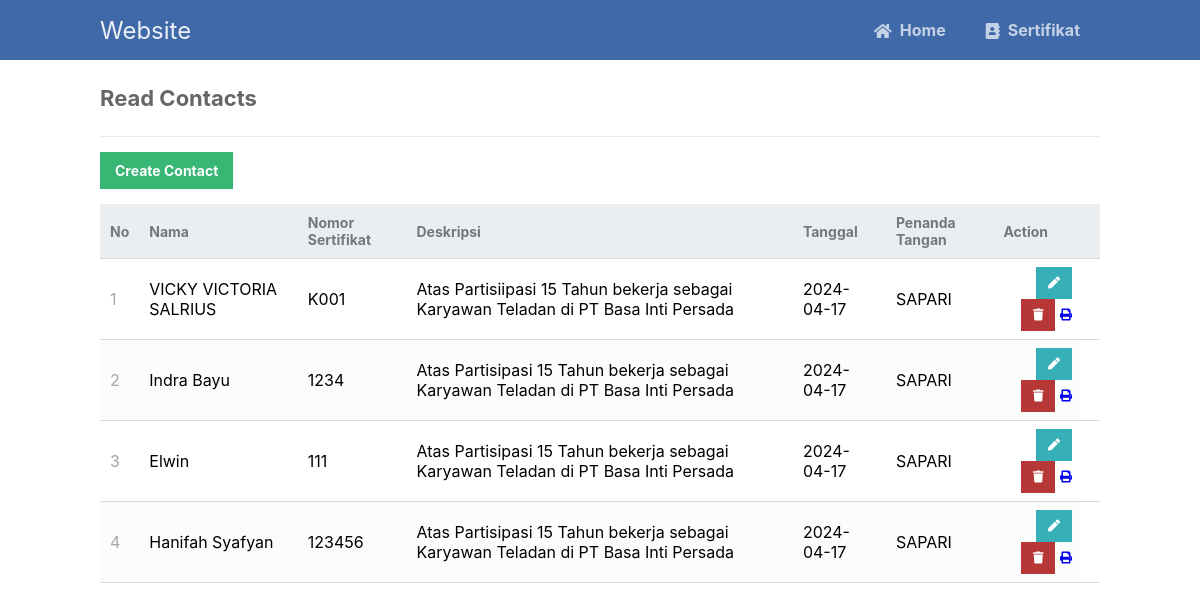
The app's page /read.php with its own data.
### tables this page shows
CREATE TABLE `karyawan` (
  `id` int(10) NOT NULL,
  `nama` varchar(100) NOT NULL,
  `no_sertifikat` varchar(100) NOT NULL,
  `deskripsi` varchar(250) NOT NULL,
  `tanggal` date NOT NULL,
  `ttd` varchar(100) NOT NULL
);

### read.php (the view, shortened to what this page needs)
<?php
include 'functions.php';
$pdo = pdo_connect_mysql();
$page = isset($_GET['page']) && is_numeric($_GET['page']) ? (int)$_GET['page'] : 1;
$records_per_page = 5;
$stmt = $pdo->prepare('SELECT * FROM karyawan ORDER BY id LIMIT :current_page, :record_per_page');
$stmt->bindValue(':current_page', ($page-1)*$records_per_page, PDO::PARAM_INT);
$stmt->bindValue(':record_per_page', $records_per_page, PDO::PARAM_INT);
$stmt->execute();
$contacts = $stmt->fetchAll(PDO::FETCH_ASSOC);
?>
<?=template_header('Read')?>
<div class="content read">
	<h2>Read Contacts</h2>
	<a href="create.php" class="create-contact">Create Contact</a>
	<table>
        <thead>
            <tr>
                <td>No</td>
                <td>Nama</td>
                <td>Nomor Sertifikat</td>
                <td>Deskripsi</td>
                <td>Tanggal</td>
                <td>Penanda Tangan</td>
                <td>Action</td>
                <td></td>
            </tr>
        </thead>
        <tbody>
            <?php $no = 1; ?>
            <?php foreach ($contacts as $contact): ?>
            <tr>
                <td><?= $no++ ?></td>
                <td><?= $contact['nama'] ?></td>
                <td><?= $contact['no_sertifikat'] ?></td>
                <td><?= $contact['deskripsi'] ?></td>
                <td><?= $contact['tanggal'] ?></td>
                <td><?= $contact['ttd'] ?></td>
                <td class="actions">
                    <a href="update.php?id=<?= $contact['id'] ?>" class="edit"><i class="fas fa-pen fa-xs"></i></a>
                    <a href="delete.php?id=<?= $contact['id'] ?>" class="trash"><i class="fas fa-trash fa-xs"></i></a>
                    <a href="cetak.php?id=<?= $contact['id'] ?>" class="print"><i class="fas fa-print fa-xs"></i></a>
                </td>
            </tr>
            <?php endforeach; ?>
        </tbody>
    </table>
</div>
<?=template_footer()?>

### functions.php (shortened to what this page needs)
<?php
function template_header($title) {
echo <<<EOT
<!DOCTYPE html>
<html>
	<head>
		<meta charset="utf-8">
		<title>$title</title>
		<link href="style.css" rel="stylesheet" type="text/css">
		<link rel="stylesheet" href="https://use.fontawesome.com/releases/v5.7.1/css/all.css">
	</head>
	<body>
    <nav class="navtop">
    	<div>
    		<h1>Website</h1>
            <a href="index.php"><i class="fas fa-home"></i>Home</a>
    		<a href="read.php"><i class="fas fa-address-book"></i>Sertifikat</a>
    	</div>
    </nav>
EOT;
}
function template_footer() {
echo <<<EOT
    </body>
</html>
EOT;
}
?>

### style.css (style rules this page uses)
* { box-sizing: border-box; font-family: -apple-system, BlinkMacSystemFont, "segoe ui", roboto, oxygen, ubuntu, cantarell, "fira sans", "droid sans", "helvetica neue", Arial, sans-serif; font-size: 16px; -webkit-font-smoothing: antialiased; -moz-osx-font-smoothing: grayscale; }
body { background-color: #FFFFFF; margin: 0; }
.navtop { background-color: #3f69a8; height: 60px; width: 100%; border: 0; }
.navtop div { display: flex; margin: 0 auto; width: 1000px; height: 100%; }
.navtop div h1, .navtop div a { display: inline-flex; align-items: center; }
.navtop div h1 { flex: 1; font-size: 24px; padding: 0; margin: 0; color: #ecf0f6; font-weight: normal; }
.navtop div a { padding: 0 20px; text-decoration: none; color: #c5d2e5; font-weight: bold; }
.navtop div a i { padding: 2px 8px 0 0; }
.content { width: 1000px; margin: 0 auto; }
.content h2 { margin: 0; padding: 25px 0; font-size: 22px; border-bottom: 1px solid #ebebeb; color: #666666; }
.read .create-contact { display: inline-block; text-decoration: none; background-color: #38b673; font-weight: bold; font-size: 14px; color: #FFFFFF; padding: 10px 15px; margin: 15px 0; }
.read table { width: 100%; padding-top: 30px; border-collapse: collapse; }
.read table thead { background-color: #ebeef1; border-bottom: 1px solid #d3dae0; }
.read table thead td { padding: 10px; font-weight: bold; color: #767779; font-size: 14px; }
.read table tbody tr { border-bottom: 1px solid #d3dae0; }
.read table tbody tr:nth-child(even) { background-color: #fbfcfc; }
.read table tbody tr td { padding: 10px; }
.read table tbody tr td:nth-child(1) { color: #a5a7a9; }
.read table tbody tr td.actions { padding: 8px; text-align: right; }
.read table tbody tr td.actions .edit, .read table tbody tr td.actions .trash { display: inline-flex; text-align: right; text-decoration: none; color: #FFFFFF; padding: 10px 12px; }
.read table tbody tr td.actions .trash { background-color: #b73737; }
.read table tbody tr td.actions .edit { background-color: #37afb7; }

### records on screen
karyawan: nama "VICKY VICTORIA SALRIUS", no_sertifikat "K001", deskripsi "Atas Partisiipasi 15 Tahun bekerja sebagai Karyawan Teladan di PT Basa Inti Persada", tanggal "2024-04-17", ttd "SAPARI"
karyawan: nama "Indra Bayu", no_sertifikat "1234", deskripsi "Atas Partisipasi 15 Tahun bekerja sebagai Karyawan Teladan di PT Basa Inti Persada", tanggal "2024-04-17", ttd "SAPARI"
karyawan: nama "Elwin", no_sertifikat "111", deskripsi "Atas Partisipasi 15 Tahun bekerja sebagai Karyawan Teladan di PT Basa Inti Persada", tanggal "2024-04-17", ttd "SAPARI"
karyawan: nama "Hanifah Syafyan", no_sertifikat "123456", deskripsi "Atas Partisipasi 15 Tahun bekerja sebagai Karyawan Teladan di PT Basa Inti Persada", tanggal "2024-04-17", ttd "SAPARI"
